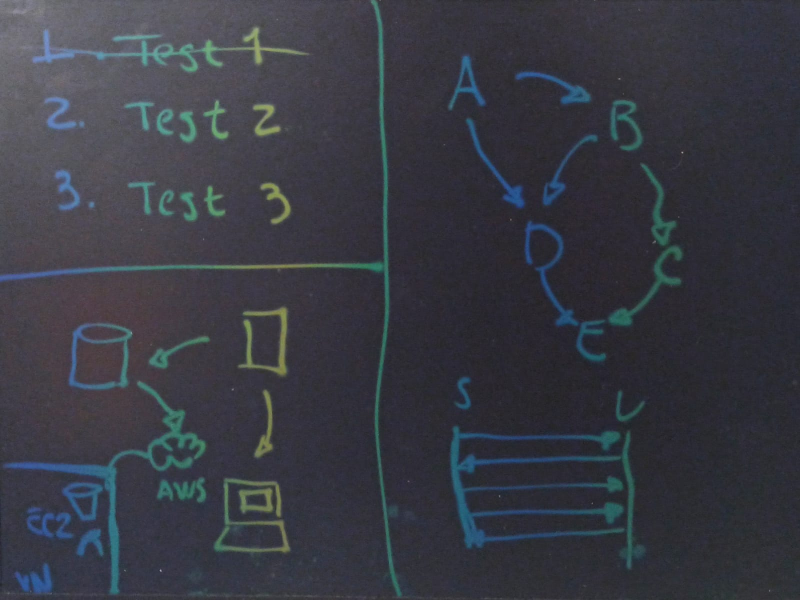
#> input picture data/raw/test.jpg, 1600 x 1200 px (shown at 1/2 size)
$ python -i image_processing.py   (imports and definitions only)   (older library calls are emulated)
#> lines starting #> are read from the running program, lines starting #| are printed output that depends on the picture
"""
    Image processing functions.
"""
from io import BytesIO
from numpy import asarray
from numpy import ndarray
from PIL import Image
from skimage.exposure import equalize_adapthist
from skimage.exposure import rescale_intensity
from skimage.filters import threshold_local
# from skimage.restoration import denoise_bilateral

from src.utils.constants import BLOCK_SIZE


class ImageProcessing:
    def execute(self, image) -> ndarray:
        """
        Execute the image processing.

        Args:
            image_path: Path of the image to process.
        """
        image = self.read_imagefile(image)
        image = self.denoise(image)
        image = self.image_to_bytes(image)
        return image

    def read_imagefile(self, file) -> Image.Image:
        """
        Read the image file.

        Args:
            file: Image file to read.

        Returns:
            Image.
        """
        image = Image.open(BytesIO(file))
        image = asarray(image.resize((image.width, image.height)).convert("L"))
        return image

    # [45 lines left out: functions denoise, image_to_bytes, not called in this run]


# [4 lines not run here, left out]
    # from skimage.io import imsave
    # b_image.save("savepath.jpeg")
    # assert type(image) == ndarray

>>> import cv2
>>> picture = cv2.imread('../../data/raw/test.jpg', cv2.IMREAD_GRAYSCALE)
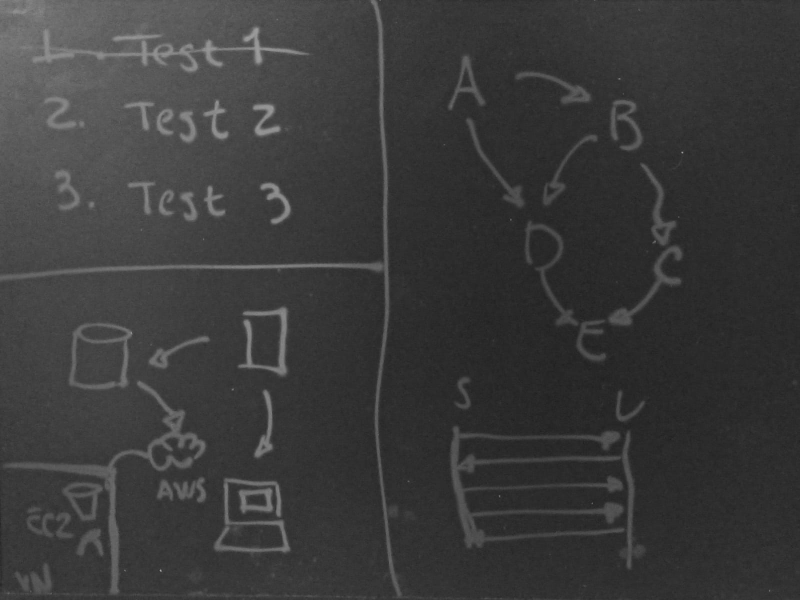
#> picture: shape (1200, 1600) (shown at 1/2 size); min 22, max 181, mean 58.7
#> (the run stopped early here; a loop or call above may not have finished)
